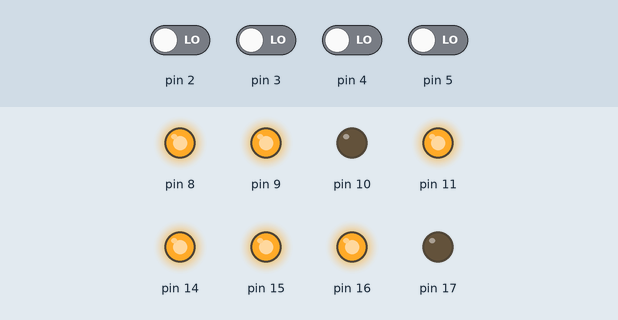
This sketch was run on a simulated Arduino Uno, built with avr-gcc and run on an emulated ATmega328P. Parts: output pins drawn as LEDs (lit = HIGH). The inputs (shaded band) are chosen by the test bench; at power-on: pin 2–5 LOW. What the sketch prints to the serial monitor is not drawn.

Above: at 1.2 s.
1.3 s: pin 2 driven HIGH
At 1.7 s:
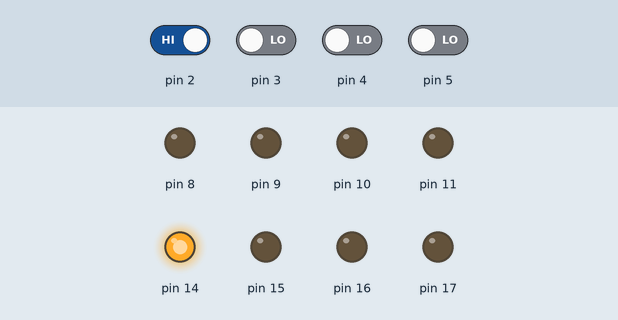
2.8 s: pin 4 driven HIGH
At 4.0 s:
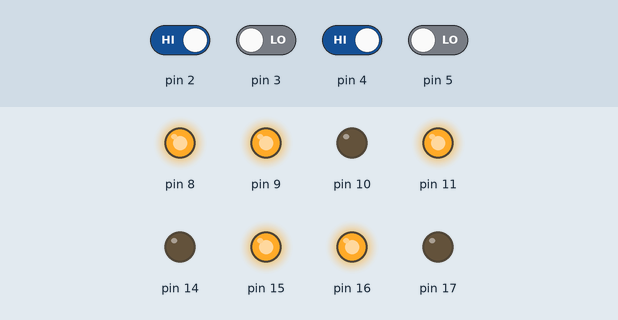
4.3 s: pin 3 driven HIGH
At 5.1 s:
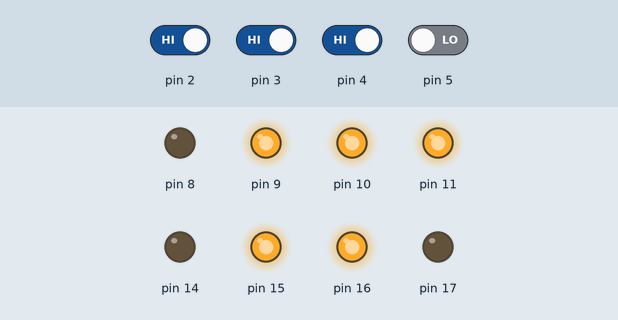
5.8 s: pin 5 driven HIGH
At 6.3 s:
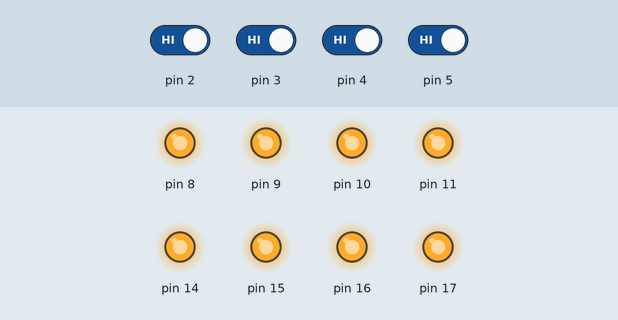
7.3 s: pin 2 driven LOW
At 8.5 s:
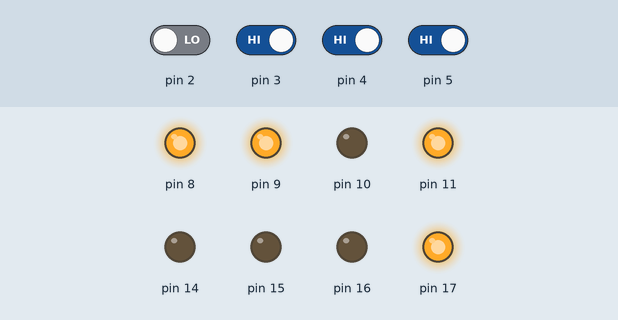
8.8 s: pin 4 driven LOW
At 9.8 s:
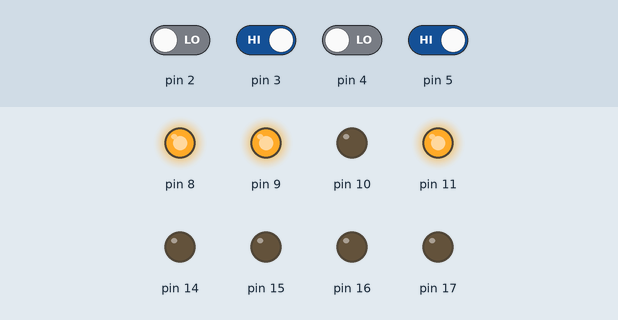
Timing chart, 0 to 11.3 s (numbered marks = the images above; inputs shaded):
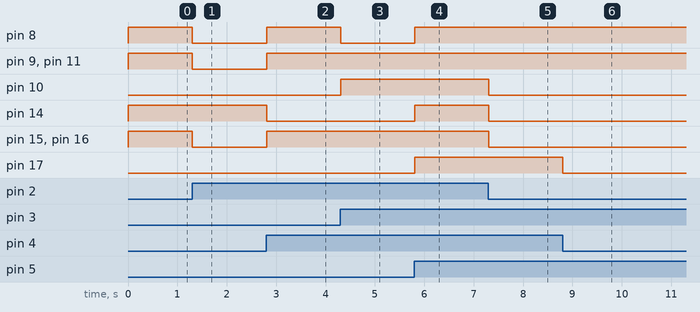

Measured:
- after the input at 1.3 s, pin 8, pin 9, pin 11, pin 15, pin 16: HIGH → LOW at once
- after the input at 2.8 s, pin 8, pin 9, pin 11, pin 15, pin 16: LOW → HIGH at once; pin 14: HIGH → LOW at once
- after the input at 4.3 s, pin 8: HIGH → LOW at once; pin 10: LOW → HIGH at once
- after the input at 5.8 s, pin 8, pin 14, pin 17: LOW → HIGH at once
- after the input at 7.3 s, pin 10, pin 14–16: HIGH → LOW at once
- after the input at 8.8 s, pin 17: HIGH → LOW at once

The sketch:

3min_timer.ino
```cpp
unsigned char rom[] = {
  // サンプルプログラム2: ラーメンタイマー
  B10110111, // OUT 0111
  B00000001, // ADD A,0001
  B11100001, // JNC 0001
  B00000001, // ADD A,0001
  B11100011, // JNC 0011
  B10110110, // OUT 0110
  B00000001, // ADD A,0001
  B11100110, // JNC 0110
  B00000001, // ADD A,0001
  B11101000, // JNC 1000
  B10110000, // OUT 0000
  B10110100, // OUT 0100
  B00000001, // ADD A,0001
  B11101010, // JNC 1010
  B10111000, // OUT 1000
  B11111111, // JMP 1111
};

void setup() {
  Serial.begin(9600);
  DDRB = DDRB | B00001111;
  DDRC = DDRC | B00001111;
}

void loop() {
  // アドレス入力 D5 D4 D3 D2 番ピン（右が最下位ビット）
  // データ出力   D11 D10 D9 D8 A3 A2 A1 A0 番ピン（右が最下位ビット）
  unsigned char addr = (PIND & B00111100)>>2;
  Serial.println(addr);

  PORTC = (PORTC & B11110000) | (rom[addr] & B00001111);
  PORTB = (PORTB & B11110000) | ((rom[addr] & B11110000)>>4);
}
```
